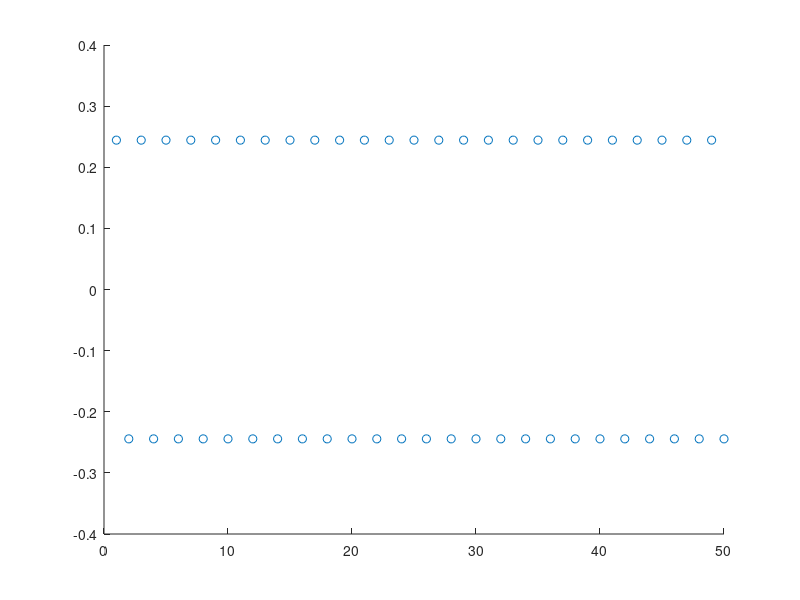

This figure's MATLAB source:
clear; clc;
a=4/pi;

index=1;

for t=.1:.1:5;
    for k=1:10
        y(k)=(-1).^k/(2*k+1)*cos(10*pi*(2*k+1)*t);
    end;
    z(index)=a*sum(y);
    index=index+1;
end;

t1=1:50;
scatter(t1,z);